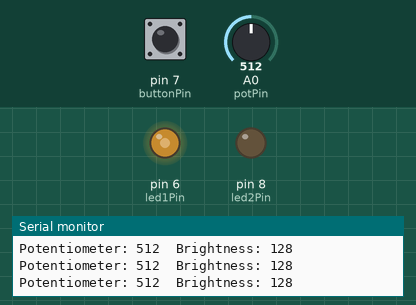
This sketch was run on a simulated Arduino Uno, built with avr-gcc and run on an emulated ATmega328P. Shown: output pins drawn as LEDs (lit = HIGH), the last lines printed to the serial monitor. The test bench sets the inputs (shaded band); at power-on: A0 (potPin) = 512, pin 7 (buttonPin) HIGH.

Above: at 1.2 s.
1.3 s: A0 (potPin) set to 306
At 2.4 s:
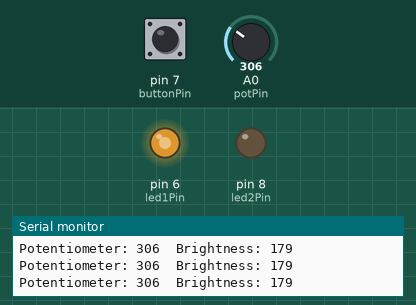
2.8 s: pin 7 (buttonPin) pulled LOW for 0.15 s
At 2.92 s:
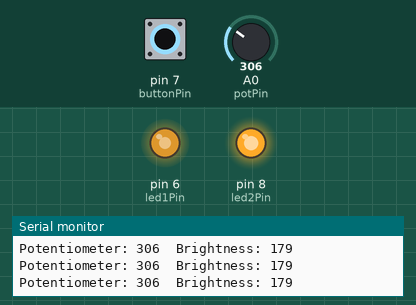
4.5 s: A0 (potPin) set to 0
At 5.7 s:
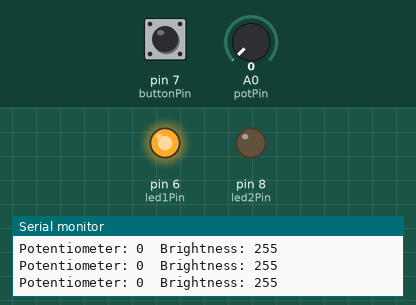
6.0 s: A0 (potPin) set to 900
At 7.2 s:
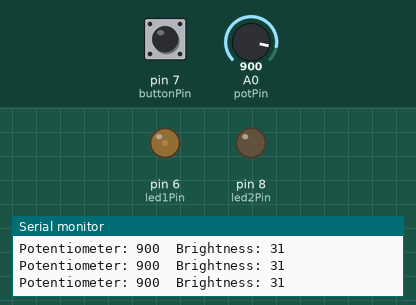
7.5 s: pin 7 (buttonPin) pulled LOW for 1 s
At 8.3 s:
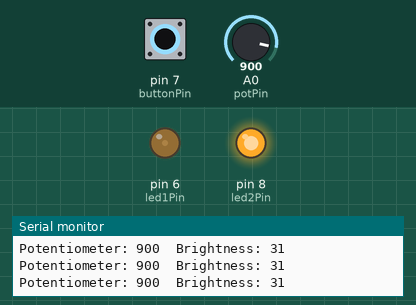
10.0 s: A0 (potPin) set to 1023
At 11.3 s:
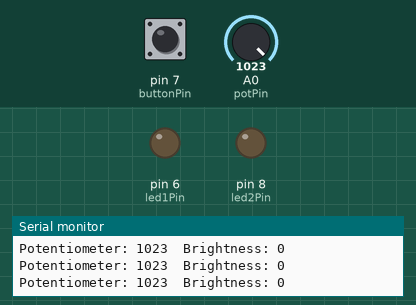
Timing chart, 0 to 12.5 s (numbered marks = the images above; inputs shaded):
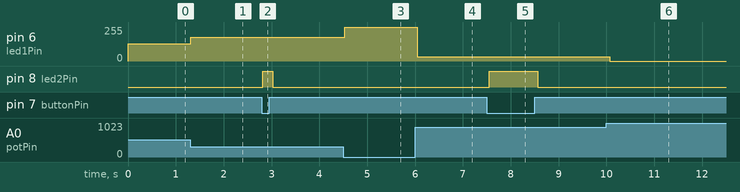

Measured:
- after the input at 1.3 s, pin 6 (led1Pin): 128/255 → 179/255 at once
- after the input at 2.8 s, pin 8 (led2Pin): LOW → HIGH at once, → LOW 0.20 s later
- after the input at 4.5 s, pin 6 (led1Pin): 179/255 → 255/255 at once
- after the input at 6.0 s, pin 6 (led1Pin): 255/255 → 31/255 at once
- after the input at 7.5 s, pin 8 (led2Pin): LOW → HIGH after 0.05 s, → LOW 1.0 s later
- after the input at 10.0 s, pin 6 (led1Pin): 31/255 → 0/255 after 0.07 s

The sketch:

Potentiometer___Pushbutton_LED_Control.ino
```cpp
const int potPin = A0;
const int buttonPin = 7;
const int led1Pin = 6;
const int led2Pin = 8;
void setup() {
pinMode(led1Pin, OUTPUT);
pinMode(led2Pin, OUTPUT);
pinMode(buttonPin, INPUT_PULLUP);
Serial.begin(9600);
}
void loop() {
int potValue = analogRead(potPin);
int brightness = map(potValue, 0, 1023, 255, 0);
analogWrite(led1Pin, brightness);
int buttonState = digitalRead(buttonPin);
if (buttonState == LOW) {
digitalWrite(led2Pin, HIGH);
} else {
digitalWrite(led2Pin, LOW);
}
Serial.print("Potentiometer: ");
Serial.print(potValue);
Serial.print("  Brightness: ");
Serial.println(brightness);
delay(100);
}
```
